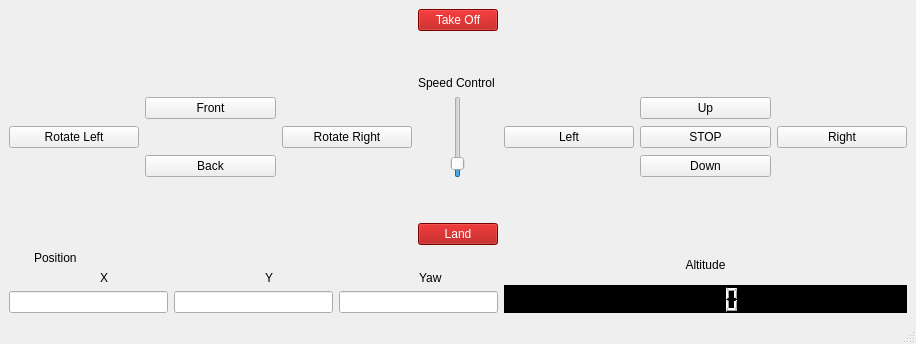
<?xml version="1.0" encoding="UTF-8"?>
<ui version="4.0">
 <class>MainWindow</class>
 <widget class="QMainWindow" name="MainWindow">
  <property name="geometry">
   <rect>
    <x>0</x>
    <y>0</y>
    <width>916</width>
    <height>344</height>
   </rect>
  </property>
  <property name="maximumSize">
   <size>
    <width>1040</width>
    <height>640</height>
   </size>
  </property>
  <property name="windowTitle">
   <string>GUI</string>
  </property>
  <widget class="QWidget" name="centralwidget">
   <layout class="QGridLayout" name="gridLayout_7">
    <item row="0" column="0">
     <layout class="QGridLayout" name="gridLayout_5">
      <item row="0" column="1">
       <widget class="QPushButton" name="Take_Off_Button">
        <property name="toolTip">
         <string>&lt;html&gt;&lt;head/&gt;&lt;body&gt;&lt;p&gt;&lt;br/&gt;&lt;/p&gt;&lt;/body&gt;&lt;/html&gt;</string>
        </property>
        <property name="styleSheet">
         <string notr="true">background-color: rgb(175, 0, 0);
color: rgb(255, 255, 255);</string>
        </property>
        <property name="text">
         <string>Take Off</string>
        </property>
       </widget>
      </item>
      <item row="3" column="2">
       <layout class="QGridLayout" name="gridLayout_2">
        <item row="1" column="2">
         <widget class="QPushButton" name="Right_Button">
          <property name="text">
           <string>Right</string>
          </property>
         </widget>
        </item>
        <item row="0" column="1">
         <widget class="QPushButton" name="Up_Button">
          <property name="text">
           <string>Up</string>
          </property>
         </widget>
        </item>
        <item row="1" column="0">
         <widget class="QPushButton" name="Left_Button">
          <property name="text">
           <string>Left</string>
          </property>
         </widget>
        </item>
        <item row="2" column="1">
         <widget class="QPushButton" name="Down_Button">
          <property name="text">
           <string>Down</string>
          </property>
         </widget>
        </item>
        <item row="1" column="1">
         <widget class="QPushButton" name="Stop_Button">
          <property name="text">
           <string>STOP</string>
          </property>
         </widget>
        </item>
       </layout>
      </item>
      <item row="4" column="1">
       <spacer name="verticalSpacer_2">
        <property name="orientation">
         <enum>Qt::Vertical</enum>
        </property>
        <property name="sizeHint" stdset="0">
         <size>
          <width>20</width>
          <height>40</height>
         </size>
        </property>
       </spacer>
      </item>
      <item row="5" column="1">
       <widget class="QPushButton" name="Land_Button">
        <property name="styleSheet">
         <string notr="true">background-color: rgb(170, 0, 0);
color: rgb(255, 255, 255);</string>
        </property>
        <property name="text">
         <string>Land</string>
        </property>
       </widget>
      </item>
      <item row="1" column="1">
       <spacer name="verticalSpacer">
        <property name="orientation">
         <enum>Qt::Vertical</enum>
        </property>
        <property name="sizeHint" stdset="0">
         <size>
          <width>20</width>
          <height>40</height>
         </size>
        </property>
       </spacer>
      </item>
      <item row="3" column="0">
       <layout class="QGridLayout" name="gridLayout">
        <item row="1" column="2">
         <widget class="QPushButton" name="Rotate_Right_Button">
          <property name="text">
           <string>Rotate Right</string>
          </property>
         </widget>
        </item>
        <item row="0" column="1">
         <widget class="QPushButton" name="Front_Button">
          <property name="text">
           <string>Front</string>
          </property>
         </widget>
        </item>
        <item row="1" column="0">
         <widget class="QPushButton" name="Rotate_Left_Button">
          <property name="text">
           <string>Rotate Left</string>
          </property>
         </widget>
        </item>
        <item row="2" column="1">
         <widget class="QPushButton" name="Back_Button">
          <property name="text">
           <string>Back</string>
          </property>
         </widget>
        </item>
       </layout>
      </item>
      <item row="3" column="1">
       <layout class="QGridLayout" name="gridLayout_6">
        <item row="0" column="0">
         <widget class="QSlider" name="Velocity_Slider">
          <property name="maximum">
           <number>10</number>
          </property>
          <property name="value">
           <number>1</number>
          </property>
          <property name="orientation">
           <enum>Qt::Vertical</enum>
          </property>
         </widget>
        </item>
       </layout>
      </item>
      <item row="2" column="1">
       <widget class="QLabel" name="label">
        <property name="text">
         <string>Speed Control</string>
        </property>
       </widget>
      </item>
      <item row="6" column="2">
       <layout class="QVBoxLayout" name="verticalLayout">
        <item>
         <widget class="QLabel" name="label_12">
          <property name="text">
           <string>&lt;html&gt;&lt;head/&gt;&lt;body&gt;&lt;p align=&quot;center&quot;&gt;Altitude&lt;/p&gt;&lt;/body&gt;&lt;/html&gt;</string>
          </property>
         </widget>
        </item>
        <item>
         <widget class="QLCDNumber" name="lcd_Altitude">
          <property name="styleSheet">
           <string notr="true">color: rgb(255, 255, 255);
background-color: rgb(0, 0, 0);</string>
          </property>
         </widget>
        </item>
       </layout>
      </item>
      <item row="6" column="0" colspan="2">
       <layout class="QGridLayout" name="gridLayout_3">
        <item row="2" column="1">
         <widget class="QLineEdit" name="lineEdit_Y"/>
        </item>
        <item row="2" column="0">
         <widget class="QLineEdit" name="lineEdit_X"/>
        </item>
        <item row="2" column="2">
         <widget class="QLineEdit" name="lineEdit_Yaw"/>
        </item>
        <item row="1" column="0">
         <widget class="QLabel" name="label_6">
          <property name="text">
           <string>X</string>
          </property>
          <property name="indent">
           <number>91</number>
          </property>
         </widget>
        </item>
        <item row="1" column="1">
         <widget class="QLabel" name="label_13">
          <property name="text">
           <string>Y</string>
          </property>
          <property name="indent">
           <number>91</number>
          </property>
         </widget>
        </item>
        <item row="1" column="2">
         <widget class="QLabel" name="label_14">
          <property name="text">
           <string>Yaw</string>
          </property>
          <property name="indent">
           <number>80</number>
          </property>
         </widget>
        </item>
        <item row="0" column="0">
         <widget class="QLabel" name="label_7">
          <property name="text">
           <string>Position</string>
          </property>
          <property name="margin">
           <number>0</number>
          </property>
          <property name="indent">
           <number>25</number>
          </property>
         </widget>
        </item>
       </layout>
      </item>
     </layout>
    </item>
   </layout>
  </widget>
  <widget class="QMenuBar" name="menubar">
   <property name="geometry">
    <rect>
     <x>0</x>
     <y>0</y>
     <width>916</width>
     <height>25</height>
    </rect>
   </property>
  </widget>
  <widget class="QStatusBar" name="statusbar"/>
 </widget>
 <resources/>
 <connections/>
</ui>
